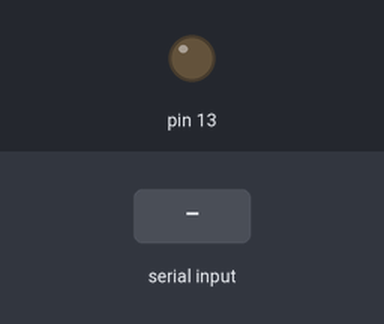
The sketch below on a simulated Arduino Uno, built with avr-gcc and run on an emulated ATmega328P. Parts: output pins drawn as LEDs (lit = HIGH). The inputs (shaded band) are chosen by the test bench.

Above: at 1.2 s.
1.3 s: "1" received over Serial
At 2.0 s:
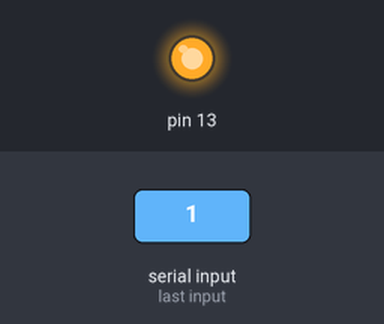
2.8 s: "2" received over Serial
At 3.2 s:
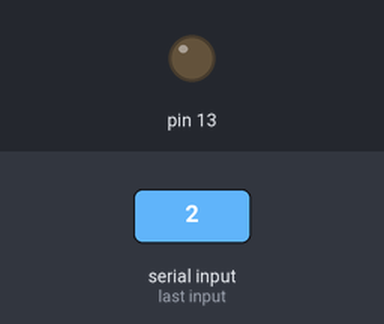
Timing chart, 0 to 5.8 s (numbered marks = the images above; inputs shaded):
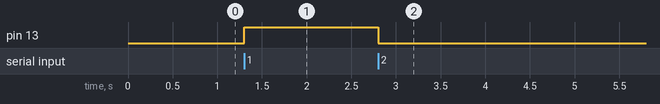

Measured:
- after the input at 1.3 s, pin 13: LOW → HIGH at once
- after the input at 2.8 s, pin 13: HIGH → LOW at once

The sketch:

keybord_work.ino
```cpp
char a;
void setup () {
  // put your setup code here,to run once;
  pinMode (13, OUTPUT);
  Serial.begin(9600);
}
void loop () {
  char a=Serial.read();
  // put your main code here , to run repeatedly;
  if(Serial.available())
  a=digitalRead(13);
  if (a=='1')
  {digitalWrite(13,HIGH);}
  else if(a=='2')

 { digitalWrite(13,LOW);}
}
```
